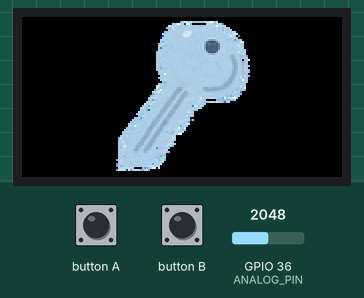
Simulated run of this sketch. Board: ESP32. On the bench: 160×80 colour display. The test bench sets the inputs (shaded band); at power-on: GPIO 36 (ANALOG_PIN) = 2048.

Above: at 1.3 s.
1.4 s: GPIO 36 (ANALOG_PIN) set to 520
3.3 s: GPIO 36 (ANALOG_PIN) set to 470
At 4.5 s:
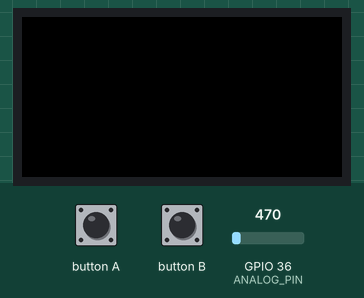
5.6 s: GPIO 36 (ANALOG_PIN) set to 540
At 6.7 s:
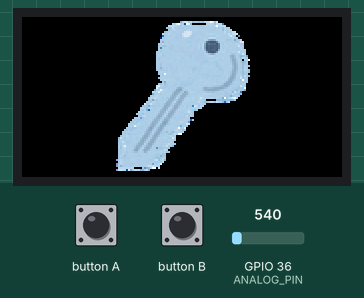
7.7 s: GPIO 36 (ANALOG_PIN) set to 491
At 8.7 s:
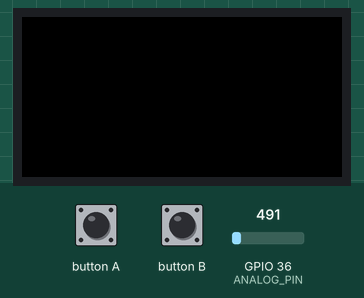
Timing chart, 0 to 10.7 s (numbered marks = the images above; inputs shaded):
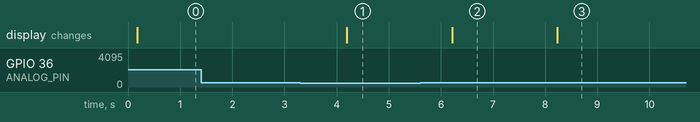

Measured:
- the behaviour switches between 501 and 500 on GPIO 36 (ANALOG_PIN) (found by bisection; images 0 and 1)
- after the input at 1.4 s, every drawn part: stays the same
- after the input at 3.3 s, the display: changes after 0.90 s (image 1)
- after the input at 5.6 s, the display: changes after 0.61 s (image 2)
- after the input at 7.7 s, the display: changes after 0.53 s (image 3)

The sketch:

KagiKenchiForM5StickC.ino
```cpp
#include <M5StickC.h>
#include "key.h"

#define ANALOG_PIN 36
int val = 0;
bool existKey = false;
bool preExistKey = false;

// the setup routine runs once when M5StickC starts up
void setup(){
  // Initialize the M5StickC object
  M5.begin();
  M5.Axp.ScreenBreath(10);
  M5.Lcd.setRotation(3);
  M5.Lcd.setTextSize(2);
  M5.Lcd.setSwapBytes(false);

  M5.Lcd.fillScreen(BLACK);
}

// the loop routine runs over and over again forever
void loop() {
  M5.update();
  val = analogRead(ANALOG_PIN);

  // 鍵の有無判定
  if(val > 500){
    existKey = true;
  }else{
    existKey = false;
  }

  // 画面描画
  if(existKey && !preExistKey)
  {
    // 鍵がおかれた
    M5.Lcd.startWrite();
    M5.Lcd.pushImage(40, 0, imgWidth, imgHeight, img);
    // 描画終了
    M5.Lcd.endWrite();
  }else if(!existKey && preExistKey){
    M5.Lcd.fillScreen(BLACK);
  }

  // 状態の更新
  preExistKey = existKey;

  delay(1000);
}
```

Source omitted: key.h (data table, 46833 bytes)
